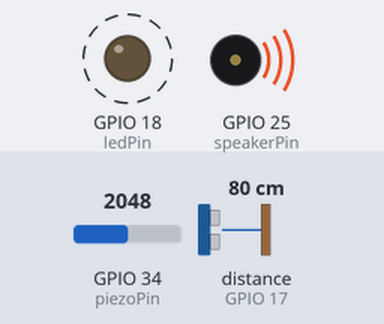
Bench run of a sketch on a simulated ESP32. Parts: output pins drawn as LEDs (lit = HIGH), buzzer (waves = sounding). Wiring (inferred from the names in the program): ultrasonic range finder: trigger GPIO 16; echo GPIO 17. Dashed ring = blinking. Inputs (shaded band) come from the test bench; at power-on: GPIO 34 (piezoPin) = 2048, distance to the obstacle (sensor on GPIO 17) 80 cm. The echo pulse lasts 58.3 µs per cm; pins used as bus, display or sensor lines are not drawn.

Above: at 0.76 s.
1.3 s: GPIO 34 (piezoPin) set to 522
At 4.2 s:
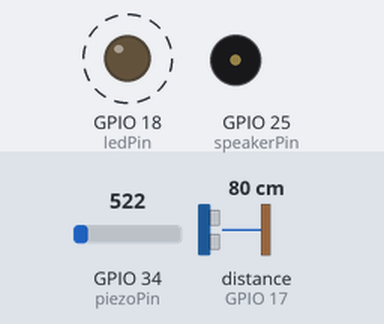
4.3 s: GPIO 34 (piezoPin) set to 479
7.3 s: GPIO 34 (piezoPin) set to 540
10.3 s: GPIO 34 (piezoPin) set to 491
At 10.98 s:
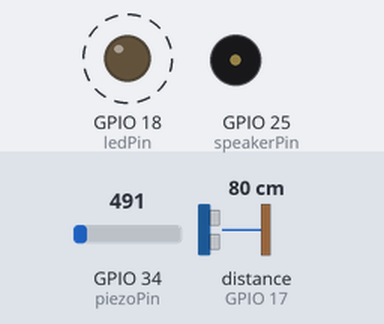
Timing chart, 0 to 14.3 s (numbered marks = the images above; inputs shaded):
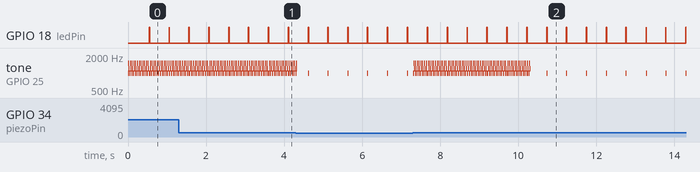

Measured:
- by itself, GPIO 18 (ledPin): alternates HIGH for 0.01 s and LOW for 0.51 s
- by itself, tone on GPIO 25 (speakerPin): alternates 1000 Hz for 0.01 s and silent for 0.50 s

The sketch:

Drumkit_and_metronome.ino
```cpp
/*
  Digi-Physi Musical Instrument

  Drumkit and Metronome

  This sketch combines a drum kit and a metronome using various sensors and outputs.
  We drew inspiration from a drum kit setup, featuring components akin to a snare and cymbal.
  The piezo sensor mimics the response of hitting a drum surface,
  while the ultrasonic sensor functions akin to detecting a hand gesture or object proximity, similar to striking a cymbal.
  By combining these sensors with a metronome, we created a dynamic percussion experience, suitable for experimentation and exploration in electronic music projects.

  The circuit:
  * Piezo sensor attached to pin 34
  * Ultrasonic sensor with trigger pin 16 and echo pin 17
  * LED attached to pin 18
  * Speaker attached to pin 25

  Video link: https://www.youtube.com/watch?v=IpqU8gUZkZo

  Created By:
  Oren Savich 207610668
  Rotem Peled 206463572
*/

#include <Arduino.h> // Include standard Arduino library

const int piezoPin = 34;
const int triggerPin = 16;
const int echoPin = 17;
const int speakerPin = 25;
const int ledPin = 18; // LED pin

const int snareSound[] = {1000, 1500, 1200}; // Array for snare sound (frequency in Hz)
const int cymbalSound[] = {1500, 2000, 1800}; // Array for cymbal sound (frequency in Hz)
const int metronomeTempo = 120; // Beats per minute (adjust as needed)
const int metronomeSound = 1000; // Metronome sound frequency in Hz

int snareSize = sizeof(snareSound) / sizeof(snareSound[0]); // Get size of snareSound array
int cymbalSize = sizeof(cymbalSound) / sizeof(cymbalSound[0]); // Get size of cymbalSound array

void setup() {
  pinMode(speakerPin, OUTPUT); // Set speaker pin as output
  pinMode(triggerPin, OUTPUT); // Set trigger pin for ultrasonic sensor as output
  pinMode(echoPin, INPUT); // Set echo pin for ultrasonic sensor as input
  pinMode(ledPin, OUTPUT); // Set LED pin as output
}

void loop() {
  // Metronome
  unsigned long interval = 60000 / metronomeTempo; // Calculate interval in milliseconds
  static unsigned long previousMillis = 0; // Variable to store the last time LED was updated

  unsigned long currentMillis = millis(); // Get the current time
  if (currentMillis - previousMillis >= interval) { // If it's time for the next beat
    previousMillis = currentMillis; // Save the last time the LED blinked
    digitalWrite(ledPin, HIGH); // Turn on the LED
    tone(speakerPin, metronomeSound, 10); // Play metronome sound
    delay(10); // Wait a little bit to ensure LED and sound are noticeable
    digitalWrite(ledPin, LOW); // Turn off the LED
    noTone(speakerPin); // Stop metronome sound
  }

  // Check for piezo sensor hit
  if (analogRead(piezoPin) > 500) { // Adjust threshold value based on your sensor sensitivity
    playDrum(snareSound, snareSize); // Play snare sound
  }

  // Check for ultrasonic sensor signal
  digitalWrite(triggerPin, LOW);
  delayMicroseconds(2); // Trigger pulse for ultrasonic sensor
  digitalWrite(triggerPin, HIGH);
  delayMicroseconds(10); // Duration of trigger pulse
  digitalWrite(triggerPin, LOW);

  long duration = pulseIn(echoPin, HIGH); // Measure duration of echo pulse

  // Check distance based on echo pulse duration (adjust threshold based on sensor)
  if (duration > 0 && duration < 1000) { // Adjust distance threshold
    playDrum(cymbalSound, cymbalSize); // Play cymbal sound if object detected
  }

  delay(10); // Add a small delay to avoid overloading the loop
}

void playDrum(const int sound[], int size) {
  for (int i = 0; i < size; i++) {
    tone(speakerPin, sound[i], 10); // Play sound at specific frequency for 10ms
    delay(10); // Short delay between frequency changes
  }
  noTone(speakerPin); // Stop sound after playing the sequence
}
```
